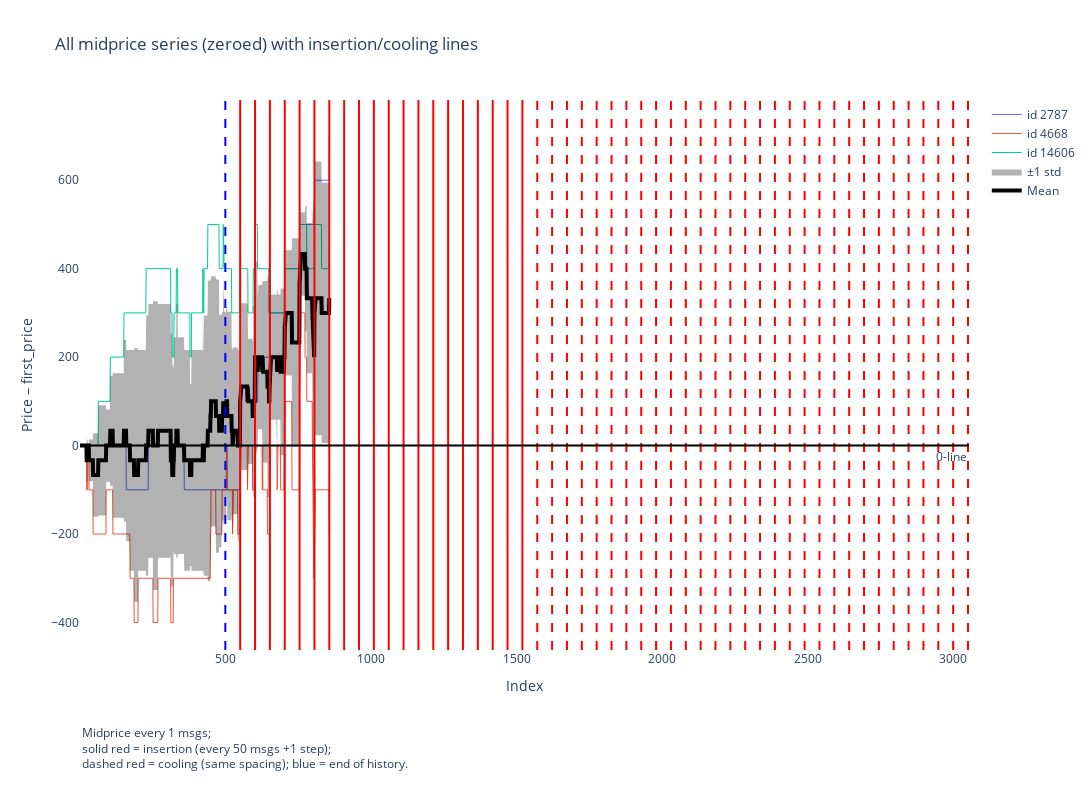

The notebook cell saved with this chart:
### Code cell
fig, mean_series, std_series = plot_midprice_series_with_mean_std(
    merged=merged,
    all_series=all_series,
    x=x,
    hist_steps=hist_steps,
    gen_block=gen_block,
    num_insertions=num_insertions,
    num_coolings=num_coolings,
    n_gen_msgs=n_gen_msgs,
    midprice_step_size=midprice_step_size,
)
fig.show()

### Figure 1 — Plotly figure (JSON) as saved in the notebook; plotly's stock layout.template omitted (floating-point values rounded to 4 significant figures; data arrays with more than 128 entries replaced by an {"elided": "..."} marker saying what was removed)
{"data": [{"hoverinfo": "skip", "line": {"width": 1}, "mode": "lines", "name": "id 2787", "opacity": 1, "type": "scatter", "x": {"elided": "857 int values"}, "y": {"elided": "857 int values"}}, {"hoverinfo": "skip", "line": {"width": 1}, "mode": "lines", "name": "id 4668", "opacity": 1, "type": "scatter", "x": {"elided": "857 int values"}, "y": {"elided": "857 int values"}}, {"hoverinfo": "skip", "line": {"width": 1}, "mode": "lines", "name": "id 14606", "opacity": 1, "type": "scatter", "x": {"elided": "857 int values"}, "y": {"elided": "857 int values"}}, {"fill": "toself", "fillcolor": "rgba(0,0,0,0.3)", "hoverinfo": "skip", "line": {"color": "rgba(0,0,0,0)"}, "name": "±1 std", "showlegend": true, "type": "scatter", "x": {"elided": "1714 int values"}, "y": {"elided": "1714 float values"}}, {"line": {"color": "black", "width": 4}, "mode": "lines", "name": "Mean", "type": "scatter", "x": {"elided": "857 int values"}, "y": {"elided": "857 float values"}}], "layout": {"annotations": [{"showarrow": false, "text": "0-line", "x": 1, "xanchor": "right", "xref": "x domain", "y": 0, "yanchor": "top", "yref": "y"}, {"align": "left", "showarrow": false, "text": "Midprice every 1 msgs;<br>solid red = insertion (every 50 msgs +1 step);<br>dashed red = cooling (same spacing); blue = end of history.", "x": 0, "xref": "paper", "y": -0.225, "yref": "paper"}], "height": 800, "hovermode": "x unified", "margin": {"b": 150}, "shapes": [{"line": {"color": "blue", "dash": "dash", "width": 2}, "type": "line", "x0": 500, "x1": 500, "xref": "x", "y0": 0, "y1": 1, "yref": "y domain"}, {"line": {"color": "red", "dash": "solid", "width": 2}, "type": "line", "x0": 551, "x1": 551, "xref": "x", "y0": 0, "y1": 1, "yref": "y domain"}, {"line": {"color": "red", "dash": "solid", "width": 2}, "type": "line", "x0": 602, "x1": 602, "xref": "x", "y0": 0, "y1": 1, "yref": "y domain"}, {"line": {"color": "red", "dash": "solid", "width": 2}, "type": "line", "x0": 653, "x1": 653, "xref": "x", "y0": 0, "y1": 1, "yref": "y domain"}, {"line": {"color": "red", "dash": "solid", "width": 2}, "type": "line", "x0": 704, "x1": 704, "xref": "x", "y0": 0, "y1": 1, "yref": "y domain"}, {"line": {"color": "red", "dash": "solid", "width": 2}, "type": "line", "x0": 755, "x1": 755, "xref": "x", "y0": 0, "y1": 1, "yref": "y domain"}, {"line": {"color": "red", "dash": "solid", "width": 2}, "type": "line", "x0": 806, "x1": 806, "xref": "x", "y0": 0, "y1": 1, "yref": "y domain"}, {"line": {"color": "red", "dash": "solid", "width": 2}, "type": "line", "x0": 857, "x1": 857, "xref": "x", "y0": 0, "y1": 1, "yref": "y domain"}, {"line": {"color": "red", "dash": "solid", "width": 2}, "type": "line", "x0": 908, "x1": 908, "xref": "x", "y0": 0, "y1": 1, "yref": "y domain"}, {"line": {"color": "red", "dash": "solid", "width": 2}, "type": "line", "x0": 959, "x1": 959, "xref": "x", "y0": 0, "y1": 1, "yref": "y domain"}, {"line": {"color": "red", "dash": "solid", "width": 2}, "type": "line", "x0": 1010, "x1": 1010, "xref": "x", "y0": 0, "y1": 1, "yref": "y domain"}, {"line": {"color": "red", "dash": "solid", "width": 2}, "type": "line", "x0": 1061, "x1": 1061, "xref": "x", "y0": 0, "y1": 1, "yref": "y domain"}, {"line": {"color": "red", "dash": "solid", "width": 2}, "type": "line", "x0": 1112, "x1": 1112, "xref": "x", "y0": 0, "y1": 1, "yref": "y domain"}, {"line": {"color": "red", "dash": "solid", "width": 2}, "type": "line", "x0": 1163, "x1": 1163, "xref": "x", "y0": 0, "y1": 1, "yref": "y domain"}, {"line": {"color": "red", "dash": "solid", "width": 2}, "type": "line", "x0": 1214, "x1": 1214, "xref": "x", "y0": 0, "y1": 1, "yref": "y domain"}, {"line": {"color": "red", "dash": "solid", "width": 2}, "type": "line", "x0": 1265, "x1": 1265, "xref": "x", "y0": 0, "y1": 1, "yref": "y domain"}, {"line": {"color": "red", "dash": "solid", "width": 2}, "type": "line", "x0": 1316, "x1": 1316, "xref": "x", "y0": 0, "y1": 1, "yref": "y domain"}, {"line": {"color": "red", "dash": "solid", "width": 2}, "type": "line", "x0": 1367, "x1": 1367, "xref": "x", "y0": 0, "y1": 1, "yref": "y domain"}, {"line": {"color": "red", "dash": "solid", "width": 2}, "type": "line", "x0": 1418, "x1": 1418, "xref": "x", "y0": 0, "y1": 1, "yref": "y domain"}, {"line": {"color": "red", "dash": "solid", "width": 2}, "type": "line", "x0": 1469, "x1": 1469, "xref": "x", "y0": 0, "y1": 1, "yref": "y domain"}, {"line": {"color": "red", "dash": "solid", "width": 2}, "type": "line", "x0": 1520, "x1": 1520, "xref": "x", "y0": 0, "y1": 1, "yref": "y domain"}, {"line": {"color": "red", "dash": "dash", "width": 2}, "type": "line", "x0": 1571, "x1": 1571, "xref": "x", "y0": 0, "y1": 1, "yref": "y domain"}, {"line": {"color": "red", "dash": "dash", "width": 2}, "type": "line", "x0": 1622, "x1": 1622, "xref": "x", "y0": 0, "y1": 1, "yref": "y domain"}, {"line": {"color": "red", "dash": "dash", "width": 2}, "type": "line", "x0": 1673, "x1": 1673, "xref": "x", "y0": 0, "y1": 1, "yref": "y domain"}, {"line": {"color": "red", "dash": "dash", "width": 2}, "type": "line", "x0": 1724, "x1": 1724, "xref": "x", "y0": 0, "y1": 1, "yref": "y domain"}, {"line": {"color": "red", "dash": "dash", "width": 2}, "type": "line", "x0": 1775, "x1": 1775, "xref": "x", "y0": 0, "y1": 1, "yref": "y domain"}, {"line": {"color": "red", "dash": "dash", "width": 2}, "type": "line", "x0": 1826, "x1": 1826, "xref": "x", "y0": 0, "y1": 1, "yref": "y domain"}, {"line": {"color": "red", "dash": "dash", "width": 2}, "type": "line", "x0": 1877, "x1": 1877, "xref": "x", "y0": 0, "y1": 1, "yref": "y domain"}, {"line": {"color": "red", "dash": "dash", "width": 2}, "type": "line", "x0": 1928, "x1": 1928, "xref": "x", "y0": 0, "y1": 1, "yref": "y domain"}, {"line": {"color": "red", "dash": "dash", "width": 2}, "type": "line", "x0": 1979, "x1": 1979, "xref": "x", "y0": 0, "y1": 1, "yref": "y domain"}, {"line": {"color": "red", "dash": "dash", "width": 2}, "type": "line", "x0": 2030, "x1": 2030, "xref": "x", "y0": 0, "y1": 1, "yref": "y domain"}, {"line": {"color": "red", "dash": "dash", "width": 2}, "type": "line", "x0": 2081, "x1": 2081, "xref": "x", "y0": 0, "y1": 1, "yref": "y domain"}, {"line": {"color": "red", "dash": "dash", "width": 2}, "type": "line", "x0": 2132, "x1": 2132, "xref": "x", "y0": 0, "y1": 1, "yref": "y domain"}, {"line": {"color": "red", "dash": "dash", "width": 2}, "type": "line", "x0": 2183, "x1": 2183, "xref": "x", "y0": 0, "y1": 1, "yref": "y domain"}, {"line": {"color": "red", "dash": "dash", "width": 2}, "type": "line", "x0": 2234, "x1": 2234, "xref": "x", "y0": 0, "y1": 1, "yref": "y domain"}, {"line": {"color": "red", "dash": "dash", "width": 2}, "type": "line", "x0": 2285, "x1": 2285, "xref": "x", "y0": 0, "y1": 1, "yref": "y domain"}, {"line": {"color": "red", "dash": "dash", "width": 2}, "type": "line", "x0": 2336, "x1": 2336, "xref": "x", "y0": 0, "y1": 1, "yref": "y domain"}, {"line": {"color": "red", "dash": "dash", "width": 2}, "type": "line", "x0": 2387, "x1": 2387, "xref": "x", "y0": 0, "y1": 1, "yref": "y domain"}, {"line": {"color": "red", "dash": "dash", "width": 2}, "type": "line", "x0": 2438, "x1": 2438, "xref": "x", "y0": 0, "y1": 1, "yref": "y domain"}, {"line": {"color": "red", "dash": "dash", "width": 2}, "type": "line", "x0": 2489, "x1": 2489, "xref": "x", "y0": 0, "y1": 1, "yref": "y domain"}, {"line": {"color": "red", "dash": "dash", "width": 2}, "type": "line", "x0": 2540, "x1": 2540, "xref": "x", "y0": 0, "y1": 1, "yref": "y domain"}, {"line": {"color": "red", "dash": "dash", "width": 2}, "type": "line", "x0": 2591, "x1": 2591, "xref": "x", "y0": 0, "y1": 1, "yref": "y domain"}, {"line": {"color": "red", "dash": "dash", "width": 2}, "type": "line", "x0": 2642, "x1": 2642, "xref": "x", "y0": 0, "y1": 1, "yref": "y domain"}, {"line": {"color": "red", "dash": "dash", "width": 2}, "type": "line", "x0": 2693, "x1": 2693, "xref": "x", "y0": 0, "y1": 1, "yref": "y domain"}, {"line": {"color": "red", "dash": "dash", "width": 2}, "type": "line", "x0": 2744, "x1": 2744, "xref": "x", "y0": 0, "y1": 1, "yref": "y domain"}, {"line": {"color": "red", "dash": "dash", "width": 2}, "type": "line", "x0": 2795, "x1": 2795, "xref": "x", "y0": 0, "y1": 1, "yref": "y domain"}, {"line": {"color": "red", "dash": "dash", "width": 2}, "type": "line", "x0": 2846, "x1": 2846, "xref": "x", "y0": 0, "y1": 1, "yref": "y domain"}, {"line": {"color": "red", "dash": "dash", "width": 2}, "type": "line", "x0": 2897, "x1": 2897, "xref": "x", "y0": 0, "y1": 1, "yref": "y domain"}, {"line": {"color": "red", "dash": "dash", "width": 2}, "type": "line", "x0": 2948, "x1": 2948, "xref": "x", "y0": 0, "y1": 1, "yref": "y domain"}, {"line": {"color": "red", "dash": "dash", "width": 2}, "type": "line", "x0": 2999, "x1": 2999, "xref": "x", "y0": 0, "y1": 1, "yref": "y domain"}, {"line": {"color": "red", "dash": "dash", "width": 2}, "type": "line", "x0": 3050, "x1": 3050, "xref": "x", "y0": 0, "y1": 1, "yref": "y domain"}, {"line": {"color": "black", "dash": "solid", "width": 2}, "type": "line", "x0": 0, "x1": 1, "xref": "x domain", "y0": 0, "y1": 0, "yref": "y"}], "title": {"text": "All midprice series (zeroed) with insertion/cooling lines"}, "width": 1200, "xaxis": {"showgrid": false, "title": {"text": "Index"}}, "yaxis": {"showgrid": false, "title": {"text": "Price – first_price"}}}}
